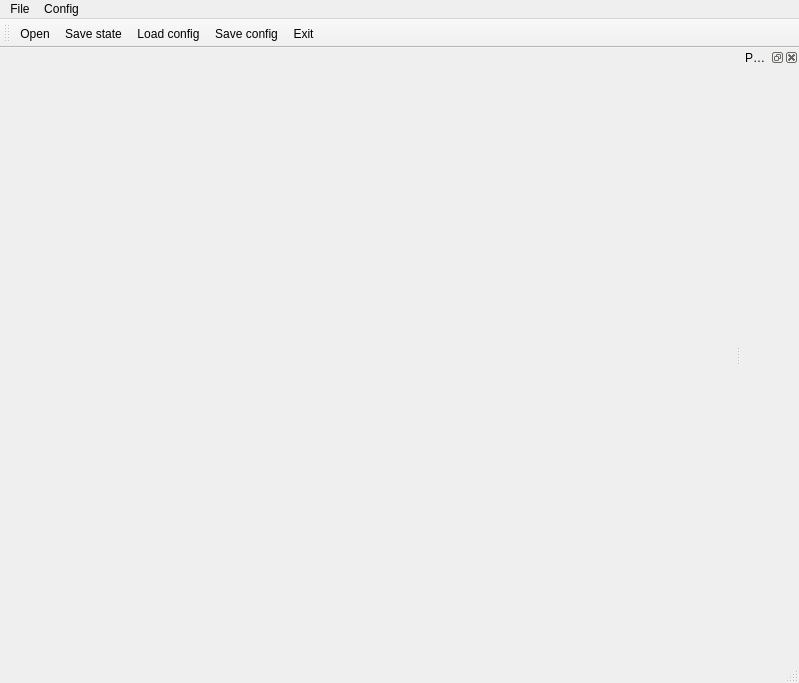
<?xml version="1.0" encoding="UTF-8"?>
<ui version="4.0">
 <class>MainWindow</class>
 <widget class="QMainWindow" name="MainWindow">
  <property name="geometry">
   <rect>
    <x>0</x>
    <y>0</y>
    <width>799</width>
    <height>683</height>
   </rect>
  </property>
  <property name="windowTitle">
   <string>SMolPhot</string>
  </property>
  <widget class="QWidget" name="centralwidget">
   <layout class="QGridLayout" name="centralLayout">
    <property name="margin">
     <number>0</number>
    </property>
   </layout>
  </widget>
  <widget class="QMenuBar" name="menubar">
   <property name="geometry">
    <rect>
     <x>0</x>
     <y>0</y>
     <width>799</width>
     <height>21</height>
    </rect>
   </property>
   <widget class="QMenu" name="menuFile">
    <property name="title">
     <string>File</string>
    </property>
    <addaction name="actionOpen"/>
    <addaction name="actionSave"/>
    <addaction name="actionExit"/>
   </widget>
   <widget class="QMenu" name="menuConfig">
    <property name="title">
     <string>Config</string>
    </property>
    <addaction name="separator"/>
    <addaction name="actionLoadConfFromFile"/>
    <addaction name="actionSaveConfToFile"/>
   </widget>
   <addaction name="menuFile"/>
   <addaction name="menuConfig"/>
  </widget>
  <widget class="QStatusBar" name="statusbar"/>
  <widget class="QDockWidget" name="parametersDockWidget">
   <property name="windowTitle">
    <string>Parameters</string>
   </property>
   <attribute name="dockWidgetArea">
    <number>2</number>
   </attribute>
   <widget class="QWidget" name="parametersDockWidgetContents">
    <layout class="QVBoxLayout" name="verticalLayout">
     <property name="margin">
      <number>0</number>
     </property>
     <item>
      <widget class="ParameterTree" name="parametersTree" native="true"/>
     </item>
    </layout>
   </widget>
  </widget>
  <widget class="QToolBar" name="toolBar">
   <property name="windowTitle">
    <string>toolBar</string>
   </property>
   <property name="iconSize">
    <size>
     <width>48</width>
     <height>48</height>
    </size>
   </property>
   <attribute name="toolBarArea">
    <enum>TopToolBarArea</enum>
   </attribute>
   <attribute name="toolBarBreak">
    <bool>false</bool>
   </attribute>
   <addaction name="actionOpen"/>
   <addaction name="actionSave"/>
   <addaction name="actionLoadConfFromFile"/>
   <addaction name="actionSaveConfToFile"/>
   <addaction name="actionExit"/>
  </widget>
  <action name="actionOpen">
   <property name="icon">
    <iconset resource="resources/resource.qrc">
     <normaloff>:/48x48/48x48/Open_48x48.png</normaloff>:/48x48/48x48/Open_48x48.png</iconset>
   </property>
   <property name="text">
    <string>Open</string>
   </property>
  </action>
  <action name="actionSave">
   <property name="icon">
    <iconset resource="resources/resource.qrc">
     <normaloff>:/48x48/48x48/Save_48x48.png</normaloff>:/48x48/48x48/Save_48x48.png</iconset>
   </property>
   <property name="text">
    <string>Save state</string>
   </property>
  </action>
  <action name="actionExit">
   <property name="icon">
    <iconset resource="resources/resource.qrc">
     <normaloff>:/48x48/48x48/Log Out_48x48.png</normaloff>:/48x48/48x48/Log Out_48x48.png</iconset>
   </property>
   <property name="text">
    <string>Exit</string>
   </property>
  </action>
  <action name="actionLoadConfFromFile">
   <property name="icon">
    <iconset resource="resources/resource.qrc">
     <normaloff>:/48x48/48x48/Stock Index Down_48x48.png</normaloff>:/48x48/48x48/Stock Index Down_48x48.png</iconset>
   </property>
   <property name="text">
    <string>Load config</string>
   </property>
  </action>
  <action name="actionSaveConfToFile">
   <property name="icon">
    <iconset resource="resources/resource.qrc">
     <normaloff>:/48x48/48x48/Stock Index Up_48x48.png</normaloff>:/48x48/48x48/Stock Index Up_48x48.png</iconset>
   </property>
   <property name="text">
    <string>Save config</string>
   </property>
  </action>
 </widget>
 <customwidgets>
  <customwidget>
   <class>ParameterTree</class>
   <extends>QWidget</extends>
   <header>pyqtgraph.parametertree</header>
   <container>1</container>
  </customwidget>
 </customwidgets>
 <resources>
  <include location="resources/resource.qrc"/>
 </resources>
 <connections/>
</ui>
